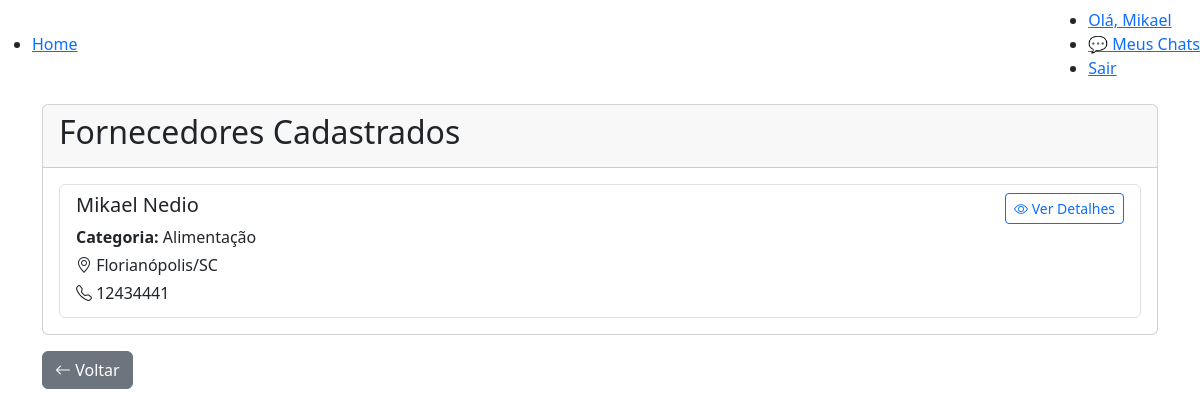
The app's page /fornecedores/ (signed in) with its own data.
### usuarios/models.py (models this page shows, shortened)
class Fornecedor(models.Model):
    CATEGORIA_CHOICES = [
        ('alimentacao', 'Alimentação'),
        ('decoracao', 'Decoração'),
        ('logistica', 'Logística'),
        ('musica', 'Música e Entretenimento'),
        ('fotografia', 'Fotografia e Vídeo'),
        ('locacao', 'Locação de Equipamentos'),
        ('seguranca', 'Segurança'),
        ('outros', 'Outros'),
    ]
    user = models.OneToOneField(User, on_delete=models.CASCADE)
    cep = models.CharField(max_length=9, help_text="CEP no formato 00000-000", default='N/D')
    estado = models.CharField(max_length=2, default='N/D')
    cidade = models.CharField(max_length=100, default='N/D')
    bairro = models.CharField(max_length=100, default='N/D')
    logradouro = models.CharField(max_length=200, default='N/D')
    numero = models.CharField(max_length=10, default='N/D')
    complemento = models.CharField(max_length=100, blank=True, null=True)
    telefone = models.CharField(max_length=20, default='N/D')
    categoria = models.CharField(max_length=20, choices=CATEGORIA_CHOICES, default='outros')
    latitude = models.DecimalField(max_digits=9, decimal_places=6, null=True, blank=True)
    longitude = models.DecimalField(max_digits=9, decimal_places=6, null=True, blank=True)
    raio_cobertura = models.PositiveIntegerField(
        default=50,
        help_text="Raio de cobertura em quilômetros (0 = sem limite)"
    )

### eventos/views.py (the view)
# urls.py: path('fornecedores/', views.todos_fornecedores, name='todos_fornecedores'),
@login_required
def todos_fornecedores(request):
    fornecedores = Fornecedor.objects.all().order_by('categoria', 'user__first_name')
    is_organizador = hasattr(request.user, 'organizador')
    return render(request, 'pages/todos_fornecedores.html', {
        'fornecedores': fornecedores,
        'is_organizador': is_organizador
    })

### eventos/templates/pages/todos_fornecedores.html (shortened to what this page needs)
{% extends 'base.html' %}
{% block content %}
<div class="container">
    <div class="card">
        <div class="card-header">
            <h2>Fornecedores Cadastrados</h2>
        </div>
        <div class="card-body">
            {% if fornecedores %}
            <div class="list-group">
                {% for fornecedor in fornecedores %}
                <div class="list-group-item">
                    <div class="d-flex justify-content-between align-items-start">
                        <div>
                            <h5>{{ fornecedor.user.get_full_name }}</h5>
                            <p class="mb-1"><strong>Categoria:</strong> {{ fornecedor.get_categoria_display }}</p>
                            <p class="mb-1"><i class="bi bi-geo-alt"></i> {{ fornecedor.cidade }}/{{ fornecedor.estado }}</p>
                            <p class="mb-1"><i class="bi bi-telephone"></i> {{ fornecedor.telefone }}</p>
                        </div>
                        <div>
                            <a href="{% url 'detalhes_fornecedor' fornecedor.id %}" class="btn btn-sm btn-outline-primary">
                                <i class="bi bi-eye"></i> Ver Detalhes
                            </a>
                        </div>
                    </div>
                </div>
                {% endfor %}
            </div>
            {% else %}
            <p class="text-muted">Nenhum fornecedor cadastrado no momento.</p>
            {% endif %}
        </div>
    </div>
    <a href="{% url 'index' %}" class="btn btn-secondary mt-3">
        <i class="bi bi-arrow-left"></i> Voltar
    </a>
</div>
{% endblock %}

### eventos/templates/partials/navbar.html
<nav class="navbar">
    <ul class="navbar-list navbar-list-left">
        <li><a href="{% url 'index' %}">Home</a></li>
    </ul>
    <ul class="navbar-list navbar-list-right">
        <li><a href="#">Olá, {{ user.first_name }}</a></li>
        <li><a href="{% url 'chat_list' %}" class="btn-primary">💬 Meus Chats</a></li>
        <li><a href="{% url 'sair' %}">Sair</a></li>
    </ul>
</nav>

### records on screen
Fornecedor: user.get_full_name "Mikael Nedio", categoria "Alimentação", cidade "Florianópolis", estado "SC", telefone "12434441"

### other values on screen
{{ user.first_name }} "Mikael"
